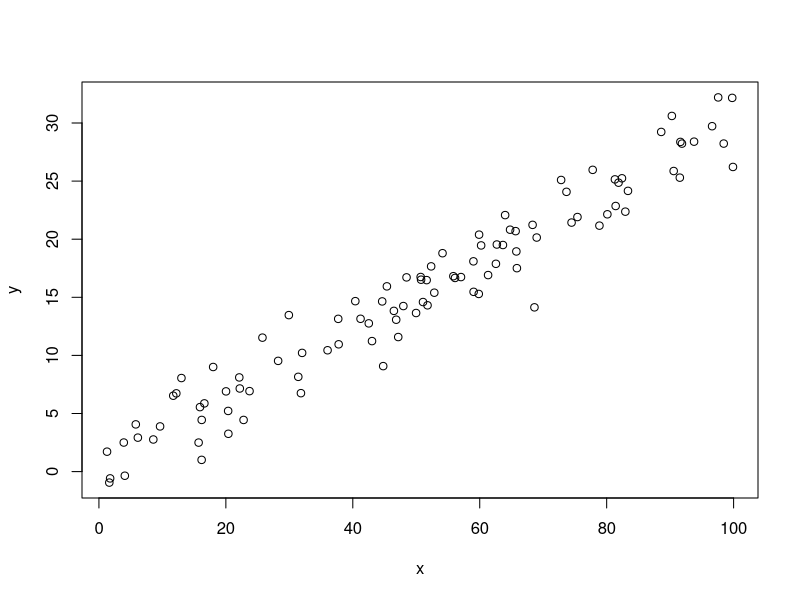
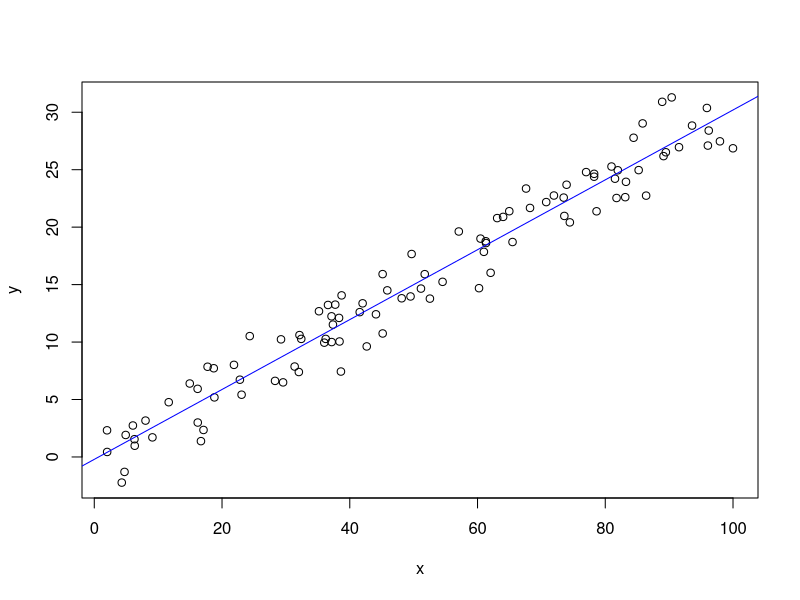

Write the R code that produced these figures, in order.
## ---- chunk 1
x <- 1:10
    names(x) <- letters[1:10]
		x
## ---- chunk 2
matrix(c(1:3,"a", "b","c"), ncol=2)
## ---- chunk 3
letras <- LETTERS[1:10]  
enteros <- round( runif(10, 0, 10), 0 )  
decimales <- round( runif(10, 0, 10), 3 )  
logicos <- sample( c(T,F), 10, replace=T ) 
## ---- chunk 4
MiDf <- data.frame(letras, enteros, decimales, logicos) 
## ---- chunk 5
MiDf
## ---- chunk 6
MiDf <- data.frame(letras, enteros, decimales, logicos) 
## ---- chunk 7
MiDf$sin.dato <- NA
## ---- chunk 8
MiDf
## ---- chunk 9
MiDf$sin.dato <- NA
## ---- chunk 10
## RTA
trat <- paste("tratamiento", rep( seq(1, 9, 2), each= 5))
dosis <- c(0,1,10,100,1000)
data.frame(tratamiento = trat, dosis, resultado = NA)
## ---- chunk 11
dosis <- c(0,1,10,100,1000)
## ---- chunk 12
## RTA larga
trat <- rep("tratamiento", 25)
nro <-  rep(seq(1, 9, 2), each= 5)
trat <- paste(trat, nro)
dosis <- c(0,1,10,100,1000)
dosis <- rep(dosis, 5)
tabla <- data.frame(tratamiento = trat, dosis)
tabla$resultado <- NA
tabla
data.frame(tratamiento = trat, dosis, resultado = NA)
## ---- chunk 13
miX <- 15:1
names(miX) <- letters[1:15]
miX 
## ---- chunk 14
idx <- order(miX)
miX[idx]
## ---- chunk 15
idx <- order(miX)
miX[idx]
## ---- chunk 16
trat <- paste("tratamiento", rep( seq(1, 9, 2), each=5))
dosis <- c(0,1,10,100,1000)
tabla <- data.frame(tratamiento= trat, dosis= dosis, resultado= NA)
tabla
## ---- chunk 17
idx <- order(tabla$dosis)
tabla[idx, ]
## ---- chunk 18
idx <- order(tabla$dosis)
tabla[idx, ]
## ---- chunk 19
MiMz1 <- matrix(1:200, nrow= 100, byrow = T )
MiMz2 <- matrix(1:200, nrow= 100, byrow = F )
## ---- chunk 20
head(MiMz1)
## ---- chunk 21
head(MiMz2)
## ---- chunk 22
MiMz1 <- matrix(1:200, nrow= 100, byrow = T )
MiMz2 <- matrix(1:200, nrow= 100, byrow = F )
## ---- chunk 23
MNa <- matrix(rep(NA, 1000), ncol=10)
## ---- chunk 24
head(MNa)
## ---- chunk 25
MNa <- matrix(rep(NA, 1000), ncol=10)
## ---- chunk 26
M3 <- cbind( MiMz1, MiMz2, MNa )
## ---- chunk 27
head(M3[,1:7]) # Notar que solamente mostramos las primeras 7 columnas
## ---- chunk 28
M3 <- cbind( MiMz1, MiMz2, MNa )
## ---- chunk 29
colnames(M3) <- paste("var_", 1:ncol(M3))
head( M3[,1:7] ) # Notar que solamente mostramos las primeras 7 columnas
## ---- chunk 30
colnames(M3) <- paste("var_", 1:ncol(M3))
head( M3[,1:7] ) # Notar que solamente mostramos las primeras 7 columnas
## ---- chunk 31
letras <- letters
midf <- data.frame(sitio= 1:50, valor= NA)
mimz <- matrix(NA, ncol= 2, nrow= 3)
## ---- chunk 32
MiLista <- list(letras, midf, mimz)
names(MiLista) <- c("letras", "midf", "mimz")
## ---- chunk 33
env <- read.table("4-Datos/DoubsEnv.csv", sep=",", header=T, as.is=T)
split(env, env$sec)
## ---- chunk 34
MiMz1 <- matrix(1:200, nrow= 100, byrow = T )
MiMz2 <- matrix(1:200, nrow= 100, byrow = F )
## ---- chunk 35
MiArray <- array(NA, dim= c(100, 2,2)) 
MiArray[, , 1] <- MiMz1
MiArray[, , 2] <- MiMz2
## ---- chunk 36
MiArray <- array(cbind( MiMz1, MiMz2 ), dim= c(100, 2,2)) 
MiArray[, , 1] <- MiMz1
MiArray[, , 2] <- MiMz2
MiArray
## ---- chunk 37
head(iris, 3)
## ---- chunk 38
midf <- iris[1:10, c("Sepal.Width", "Petal.Length", "Species")]
## ---- chunk 39
env <- read.table("4-Datos/DoubsEnv.csv", sep=",", dec=".", header=T, as.is=T)
## ---- chunk 40
idx1 <- rep(c(F,T), ncol(env))
## ---- chunk 41
idx2 <- seq(2, ncol(env), 2)
head(env[idx2, 1:8])
## ---- chunk 42
idx3 <- which(env$alt >= 700 & env$alt <= 900 & env$alt >= 200 & env$pen < 10 & env$sec == "upper")
## ---- chunk 43
env[idx3,]
## ---- chunk 44
set.seed(200)
sitio <-  paste("sitio", 1:20, sep= " ")
humedad <- sample(20:100, 2)
datos <- data.frame(sitio, humedad)
datos <- datos[sample(1:20, 30, replace=T), ]
rownames(datos) <- NULL
datos
## ---- chunk 45
unicos <- unique(datos$sitio)
idx <- match(unicos, datos$sitio)
datos[idx, ]

#otra forma
idx <- !duplicated(datos$sitio)
ccc <- datos[idx,]
## ---- chunk 46
mtz <- matrix(100:1, ncol= 5, nrow= 20, byrow= T)
## ---- chunk 47
mtz2 <- mtz[5:10, c(2,4)]
## ---- chunk 48
mean(mtz2)
## ---- chunk 49
library(MASS)
MiLista2 <- list(iri = iris, crabs= crabs )
## ---- chunk 50
MiLista2$crabs
MiLista2[[2]]
MiLista2[["crabs"]]
## ---- chunk 51
filas <- nrow(MiLista2$crabs)
# idx <- seq(2, filas, by=2)
idx <- c(F,T)
MiLista2$crabs[idx, 5:6]
MiLista2$crabs[idx, c("FL", "RW")]
## ---- chunk 52
x <- runif(100, 1, 100) ## Valores de x
y <- 0.2 + 0.3 * x + rnorm(100, 0, 2) ## valores de y agregando un error normal aditivo
plot(x, y)
modelo <- lm(y ~ x) # modelo lineal simple (distribución normal) de y en función de x 
## ---- chunk 53
dev.off()
## ---- chunk 54
class(modelo) 
## El modelo es una lista
length(modelo)
rta <- modelo$coefficients[1] + modelo$coefficients[2]* 3
## ---- chunk 55
# valor esperado para x= 3
rta
## ---- chunk 56
x <- runif(100, 1, 100) ## Valores de x
y <- 0.2 + 0.3 * x + rnorm(100, 0, 2) ## valores de y agregando un error normal aditivo
plot(x, y)
modelo <- lm(y ~ x) # modelo lineal simple (distribución normal) de y en función de x 
abline(a= modelo$coefficients[1], b= modelo$coefficients[2], col= "blue" )
## ---- chunk 57
dev.off()
## ---- chunk 58
rm( list = ls() ) #eliminemos primero todos los objetos
## ---- chunk 59
  x <- runif(100, 10, 100)
		y <- rnorm(100, 10 ,100)
		z <- seq(0, 200, 2)
		g  <- sample(letters, 100, T)

		tabla <- data.frame(x, y, g)
		matriz <- matrix( c(x, y, g ), ncol=3)
		lista <- list(tabla, matriz)
